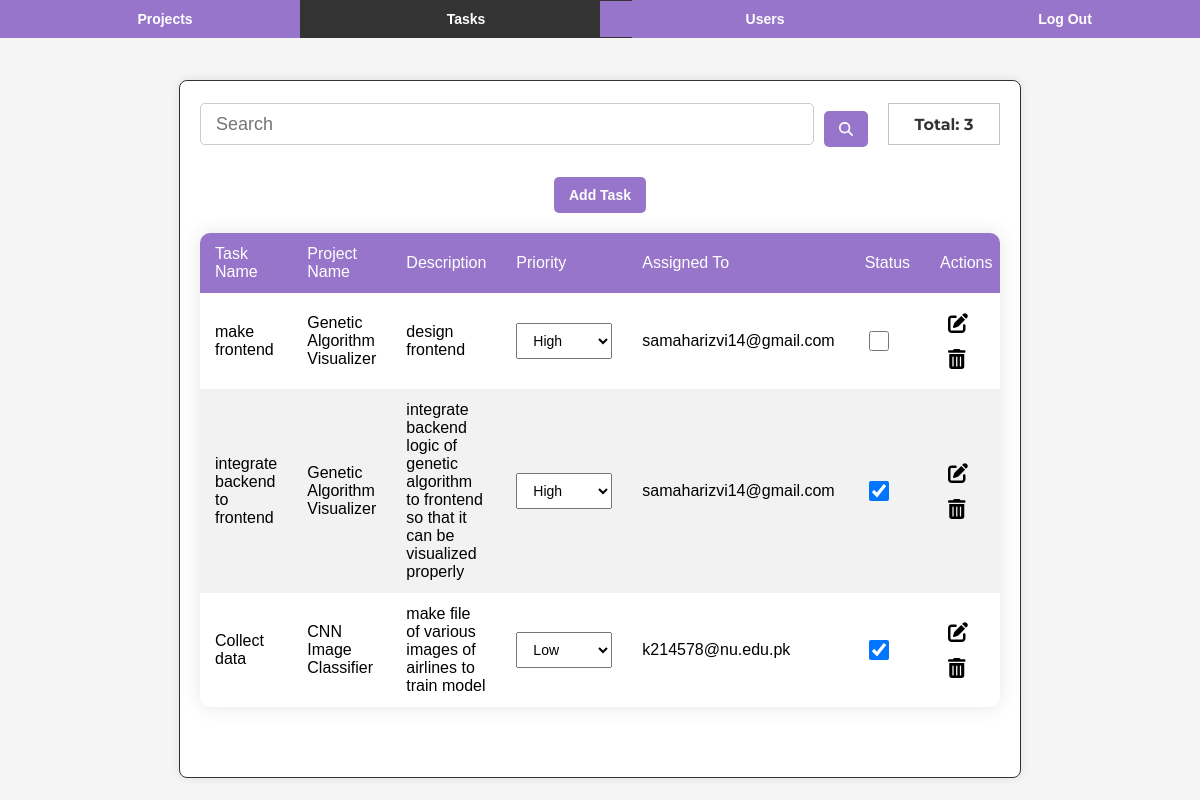
The app's page /todolist/tasks/ (signed in) with its own data.
### tdapp/models.py (models this page shows, shortened)
class Task(models.Model):
    task_id = models.AutoField(primary_key=True)
    task_name = models.CharField(max_length=255)
    project_name = models.ForeignKey(Project, on_delete=models.CASCADE , null=False, default=False)
    description = models.TextField()
    priority = models.CharField(max_length=10, choices=[('high', 'High'), ('medium', 'Medium'), ('low', 'Low')])
    completed = models.BooleanField(default=False)
    assigned_to = models.ForeignKey(settings.AUTH_USER_MODEL, on_delete=models.CASCADE, null=False, default=False)

class Project(models.Model):
    project_id = models.AutoField(primary_key=True)
    project_name = models.CharField(max_length=255)
    description = models.TextField()

class CustomUser(AbstractUser):
    username = None
    email = models.EmailField(_("email address"), unique=True)
    USERNAME_FIELD = "email"
    REQUIRED_FIELDS = []
    objects = CustomUserManager()

### tdapp/task_views.py (the view)
# urls.py: path('tasks/', task_list, name='task-list'),
@login_required
def task_list(request):
    if request.user.is_superuser:
        tasks = Task.objects.all().order_by('project_name')
    else:
        tasks = Task.objects.filter(assigned_to=request.user).order_by('project_name')
    return render(request, 'admin/task-list.html', {'tasks': tasks})

### templates/admin/task-list.html (shortened to what this page needs)
{% extends "base.html" %}
{% block extra_css %}
<link rel="stylesheet" href="https://cdnjs.cloudflare.com/ajax/libs/font-awesome/6.0.0/css/all.min.css">
{% endblock %}
{% block content %}
<div id="vanta-container"></div>
<div class="navbar">
    <li><a href="{% url 'project-list' %}" class="btn-primary">Projects</a></li>
    <li class="active"><a href="{% url 'task-list' %}" class="btn-primary" id="">Tasks</a></li>
    {% if user.is_superuser %}
    <li><a href="{% url 'user-list' %}" class="btn-primary">Users</a></li>
    {% endif %}
    <li><a href="{% url 'logout' %}" class="btn-primary">Log Out</a></li>
</div>
<div class="container">
{% if user.is_authenticated %}
    <div class="form-container">
        <form id="search-form" class="search_field">
            <input id="search-input" type="text" class="input-search" placeholder="Search" />
            <button id="search-button" type="submit" class="btn btn-primary">
                <i class="fas fa-search"></i>
              </button>
        </form>
        <div class="total-records-indicator">Total: {{ tasks.count }}</div>
    </div>
    {% if user.is_superuser %}
        <div class="row">
            <a href="{% url 'add-task' %}" class="btn btn-primary">Add Task</a>
        </div>
        <div class="table-container">
            <table class="table">
                <thead>
                    <tr>
                        <th>Task Name</th>
                        <th>Project Name</th>
                        <th>Description</th>
                        <th>Priority</th>
                        <th>Assigned To</th>
                        <th>Status</th>
                        <th>Actions</th>
                    </tr>
                </thead>
                <tbody>
                    {% for task in tasks %}
                        <tr>
                            <td>{{ task.task_name }}</td>
                            <td>{{ task.project_name.project_name }}</td>
                            <td>{{ task.description }}</td>
                            <td>
                                <select class="priority-select" data-task-id="{{ task.task_id }}">
                                    <option value="high" {% if task.priority == 'high' %}selected{% endif %}>High</option>
                                    <option value="low" {% if task.priority == 'low' %}selected{% endif %}>Low</option>
                                </select>
                            </td>
                            <td>{{ task.assigned_to.email }}</td>
                            <td>
                                <input type="checkbox" class="status-checkbox" data-task-id="{{ task.task_id }}" {% if task.completed %}checked{% endif %}>
                            </td>
                            <td class="border-0 align-middle">
                                <a href="{% url 'edit-task' task.task_id %}" data-mdb-tooltip-init title="Done"><i
                                    class="fas fa-edit fa-lg text-success me-3"></i></a>
                                <a href="{% url 'delete-task' task.task_id %}" data-mdb-tooltip-init title="Remove"><i
                                    class="fas fa-trash-alt fa-lg text-warning"></i></a>
                              </td>
                        </tr>
                    {% endfor %}
                </tbody>
            </table>
        </div>
    {% endif %}
{% else %}
    <p>You are not logged in.</p>
    <a href="{% url 'login' %}">Log In</a> |
    <a href="{% url 'signup' %}">Sign Up</a>
{% endif %}
</div>
{% endblock %}

### assets/static/css/style.css (style rules this page uses)
body { font-family: Arial, sans-serif; background-color: #3f1cbd; margin: 0; padding: 0; }

### templates/base.html (style rules this page uses)
body { font-family: 'Segoe UI', Tahoma, Geneva, Verdana, sans-serif; padding: 0% 5%; justify-content: center; align-items: center; max-width: 100%; overflow-x: hidden; background-color: white; margin: 0px; }
a { border-color: #003b66; background-color: transparent; border-width: 10px; display: block; padding: 8px; text-decoration: none; color: black; font-weight: bold; }
.active { background-color: #003b66; display: block; padding: 8px; text-decoration: none; color: white; font-weight: normal; }
li { display: inline; float: left; width: 40%; text-align: center; }
.container { padding: 30px; width: 100%; max-width: 900px; }
.row { display: flex; justify-content: center; align-items: center; width: 100%; background-color: transparent; margin-top: 10px; margin-bottom: 10px; }
.table-container { display: flex; justify-content: center; margin-top: 20px; }
table { background-color: #fff; width: auto; overflow-x: auto; overflow-y: auto; margin-left: auto; margin-right: auto; display: block; margin-bottom: 50px; border-collapse: collapse; box-shadow: 0 0 20px rgba(0, 0, 0, 0.1); }
table thead { overflow: hidden; position: sticky; top: 0; }
table tbody { overflow-y: auto; }
table th, table td { padding: 12px 15px; text-align: left; height: 15px; }
table th { background-color: #003b66; color: #fff; font-weight: 500; position: sticky; top: 0; }
table tbody tr:nth-child(even) { background-color: #f2f2f2; }
select, span { padding: 8px 12px; font-size: 14px; }
.total-records-indicator { border-width: 0px; border-style: solid; background-color: white; color: black; border-color: #c2c2c2; height: 20px; width: 80px; border-width: 1px; padding: 10px 20px; font-family: 'Montserrat', sans-serif; justify-content: center; text-align: center; align-items: center; }
.search_field { display: flex; align-items: center; position: relative; width: 100%; }
.input-search { font-size: 18px; padding: 5px 10px; height: 30px; width: 100%; padding-left: 35px; outline: none; background: #FFFFFF; color: #000000; border: 1px solid #C4D1EB; box-shadow: 3 }
@media screen and (min-width: 600px) { .search_field { width: 80%; } }

### records on screen
Task: task_name "make frontend", project_name.project_name "Genetic Algorithm Visualizer", description "design frontend", priority+task_id "High", assigned_to.email "samaharizvi14@gmail.com"
Task: task_name "integrate backend to frontend", project_name.project_name "Genetic Algorithm Visualizer", description "integrate backend logic of genetic algorithm to frontend so that it can be visualized properly", priority+task_id "High", assigned_to.email "samaharizvi14@gmail.com", completed "☑"
Task: task_name "Collect data", project_name.project_name "CNN Image Classifier", description "make file of various images of airlines to train model", priority+task_id "Low", assigned_to.email "k214578@nu.edu.pk", completed "☑"

### other values on screen
{{ tasks.count }} "3"
